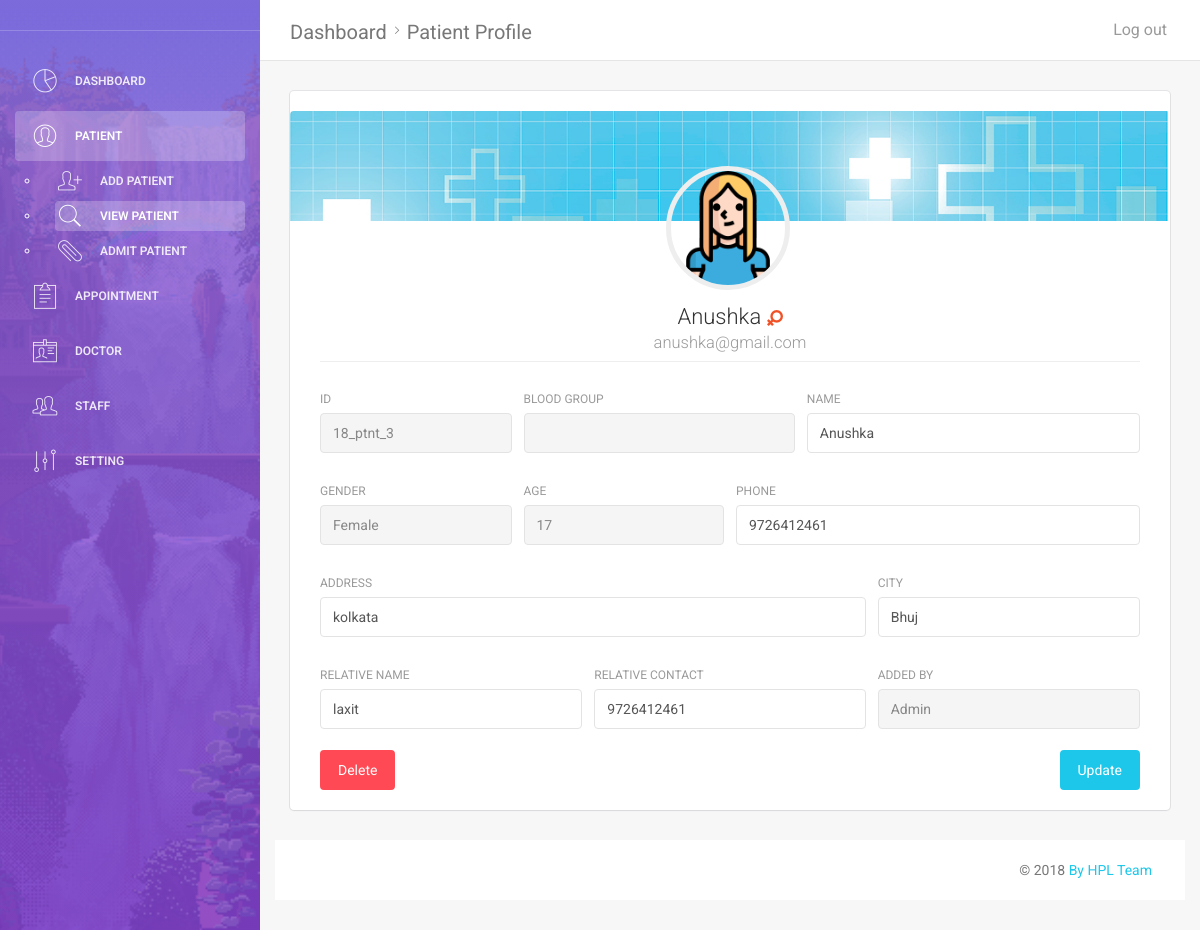
The app's page /view_patient_profile.php?id=18_ptnt_3 (signed in) with its own data.
### tables this page shows
CREATE TABLE `patient` (
  `patient_id` varchar(15) NOT NULL,
  `patient_name` varchar(30) NOT NULL,
  `patient_gender` varchar(10) NOT NULL,
  `patient_email` varchar(50) NOT NULL,
  `patient_phone` varchar(15) NOT NULL,
  `patient_dob` date NOT NULL,
  `patient_type` tinyint(1) NOT NULL,
  `patient_address` varchar(100) NOT NULL,
  `patient_password` varchar(50) NOT NULL,
  `relative_name` varchar(30) NOT NULL,
  `relative_contact` varchar(15) NOT NULL,
  `added_by` varchar(15) NOT NULL,
  `doj` timestamp(6) NOT NULL DEFAULT CURRENT_TIMESTAMP(6),
  `patient_exist` tinyint(1) NOT NULL,
  `patient_blood_group` varchar(5) NOT NULL
);

### view_patient_profile.php (the view, shortened to what this page needs)
<?php
include("assets/modules/global_module.php");
if(isset($_GET["id"]))
{
    $p_id = $_GET["id"];
}
if(isset($_SESSION["admin_token"]))
{
    $admin_id = $_SESSION["admin_token"];
}
$data = mysqli_fetch_assoc(fetch_data("select * from patient where patient_id = '$p_id'","result"));
$age = date_diff(date_create($data["patient_dob"]), date_create('today'))->y;
$loc = explode("~",$data["patient_address"]);
$address = $loc[1];
$city = $loc[0];
?>
<!doctype html>
<html lang="en">
<head>
    <link href="assets/css/bootstrap.min.css" rel="stylesheet" />
    <link href="assets/css/animate.min.css" rel="stylesheet"/>
    <link href="assets/css/light-bootstrap-dashboard.css?v=1.4.0" rel="stylesheet"/>
    <link href="http://maxcdn.bootstrapcdn.com/font-awesome/4.2.0/css/font-awesome.min.css" rel="stylesheet">
    <link href="assets/css/pe-icon-7-stroke.css" rel="stylesheet" />
</head>
<body>
<div class="wrapper">
    <div class="main-panel">
        <nav class="navbar navbar-default navbar-fixed">
            <div class="container-fluid">
                <div class="navbar-header">
                    <a class="navbar-brand" href="#">Dashboard<i class="pe-7s-angle-right"></i>Patient Profile</a>
                </div>
                <div class="collapse navbar-collapse">
                    <ul class="nav navbar-nav navbar-right">
                        <li>
                            <a href="logout.php?for=<?php echo $admin_id; ?>">
                                <p>Log out</p>
                            </a>
                        </li>
                    </ul>
                </div>
            </div>
        </nav>
        <div class="content">
            <div class="container-fluid">
                <div class="row">
                    <div class="col-md-12">
                        <div class="card card-user">
						<br>
                            <div class="image" >
                            </div>
                            <div class="content">
                                <div class="author">
                                    <a href="#">
                                        <img class="avatar border-gray" src="assets/img/avatars/<?php avatar_generator('24',$data["patient_gender"]); ?>.png" alt="..."/  >
                                        <h4 class="title"><?php echo $data["patient_name"]; if($data["patient_gender"]=="Male"){ echo "&nbsp<img src='assets/img/male.png'>"; }else{ echo "&nbsp<img src='assets/img/female.png'>"; }?><br />
                                            <small><?php echo $data["patient_email"]; ?></small>
                                        </h4>
                                    </a>
                                </div>
                            <hr>
                            <div class="content">
                                <form method="POST" name="admin_edit_patient">
                                    <div class="row">
                                        <div class="col-md-3">
                                            <div class="form-group">
                                                <label>Id</label>
                                                <input type="text" name="p_id" class="form-control" disabled value="<?php echo $data["patient_id"]; ?>">
                                            </div>
                                        </div>
                                        <div class="col-md-4">
                                            <div class="form-group">
                                                <label>Blood Group</label>
                                                <input type="email" name="p_email" class="form-control"  value="<?php echo $data["patient_blood_group"]; ?>" disabled>
                                            </div>
                                        </div>
                                        <div class="col-md-5">
                                            <div class="form-group">
                                                <label >Name</label>
                                                <input type="text" name="p_name" class="form-control"  value="<?php echo $data["patient_name"]; ?>">
                                            </div>
                                        </div>
                                    </div>
                                    <div class="row">
                                        <div class="col-md-3">
                                            <div class="form-group">
                                                <label>Gender</label>
                                                <input type="text" name="p_gender" class="form-control"  value="<?php echo $data["patient_gender"]; ?>" disabled>
                                            </div>
                                        </div>
                                        <div class="col-md-3">
                                            <div class="form-group">
                                                <label>Age</label>
                                                <input type="text" name="p_age" class="form-control" value="<?php echo $age ?>" readonly>
                                            </div>
                                        </div>
                                        <div class="col-md-6">
                                            <div class="form-group">
                                                <label>Phone</label>
                                                <input type="text" name="p_phone" class="form-control"  value="<?php echo $data["patient_phone"]; ?>">
                                            </div>
                                        </div>
                                    </div>
                                    <div class="row">
                                        <div class="col-md-8">
                                            <div class="form-group">
                                                <label>Address</label>
                                                <input type="text" name="p_address" class="form-control"  value="<?php echo $address; ?>">
                                            </div>
                                        </div>
                                        <div class="col-md-4">
                                            <div class="form-group">
                                                <label>City</label>
                                                <input type="text" name="p_city" class="form-control"  value="<?php echo $city; ?>">
                                            </div>
                                        </div>
                                    </div>
                                    <div class="row">
                                        <div class="col-md-4">
                                            <div class="form-group">
                                                <label>Relative Name</label>
                                                <input type="text" name="r_name" class="form-control"  value="<?php echo $data["relative_name"]; ?>">
                                            </div>
                                        </div>
                                        <div class="col-md-4">
                                            <div class="form-group">
                                                <label>Relative Contact</label>
                                                <input type="text" name="r_contact" class="form-control"  value="<?php echo $data["relative_contact"]; ?>">
                                            </div>
                                        </div>
                                        <div class="col-md-4">
                                            <div class="form-group">
                                                <label>Added By</label>
                                                <input type="text" name="added_by" class="form-control" disabled value="<?php echo $data["added_by"]; ?>">
                                            </div>
                                        </div>
                                    </div>
                                    <a class="btn btn-danger btn-fill pull-left" data-toggle="modal" data-target="#myModal">
                                        Delete
                                    </a>
                                    <button type="submit" class="btn btn-info btn-fill pull-right">Update</button>
                                    <br><br>
                                </form>
                            </div>
                        </div>
                    </div>
                </div>
            </div>
        </div>
        <footer class="footer">
            <div class="container-fluid">
                <p class="copyright pull-right">
                    &copy; <script>document.write(new Date().getFullYear())</script>
                    <a href="#">By HPL Team</a>
                </p>
            </div>
        </footer>
    </div>
</div>
</body>
</html>

### records on screen
patient: patient_name "Anushka", patient_email "anushka@gmail.com", p_id "18_ptnt_3", p_name "Anushka", p_gender "Female", p_phone "9726412461", p_address "kolkata", p_city "Bhuj", r_name "laxit", r_contact "9726412461", added_by "Admin"
